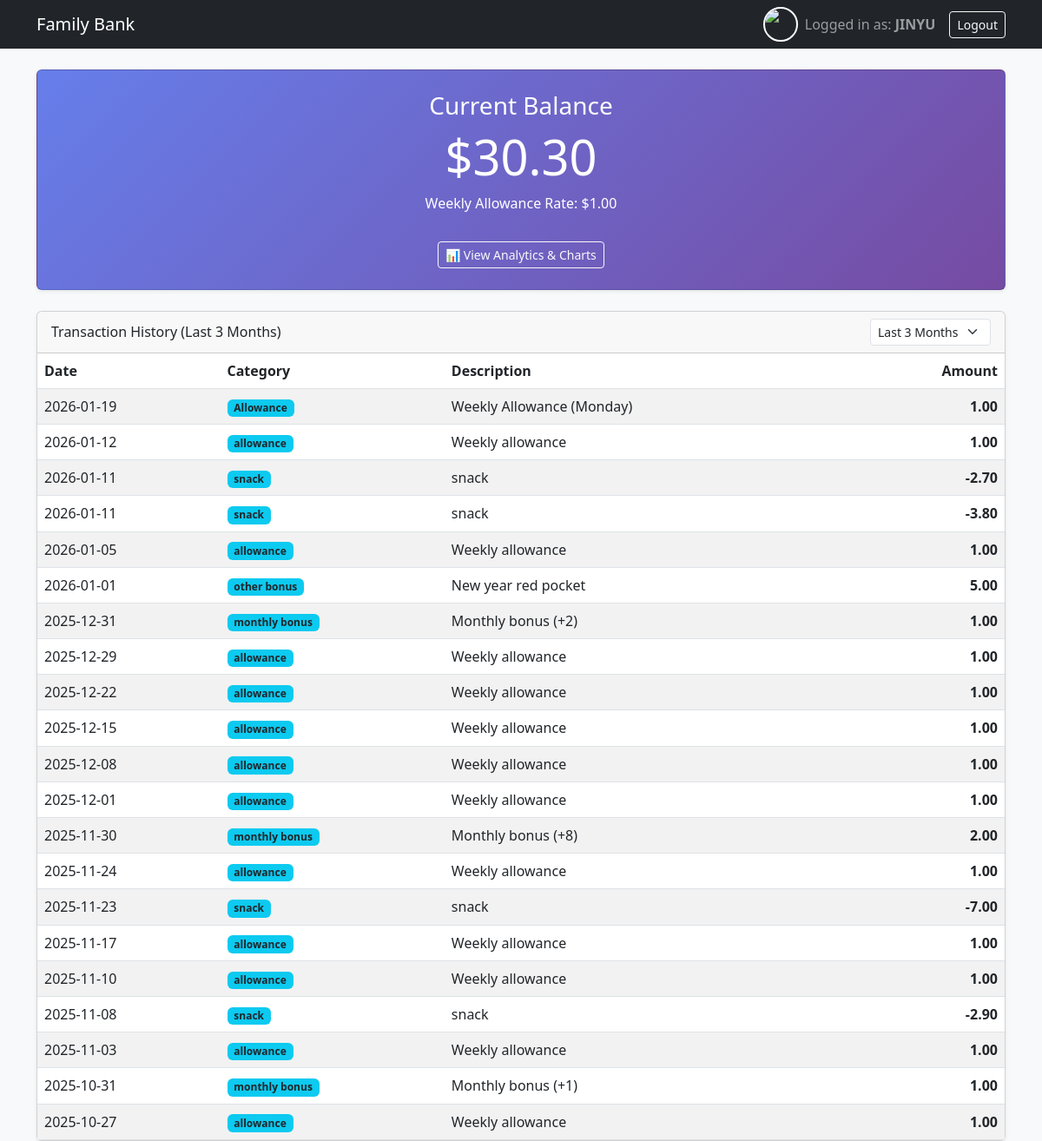
/ (signed in), run on an earlier commit of the app's database.
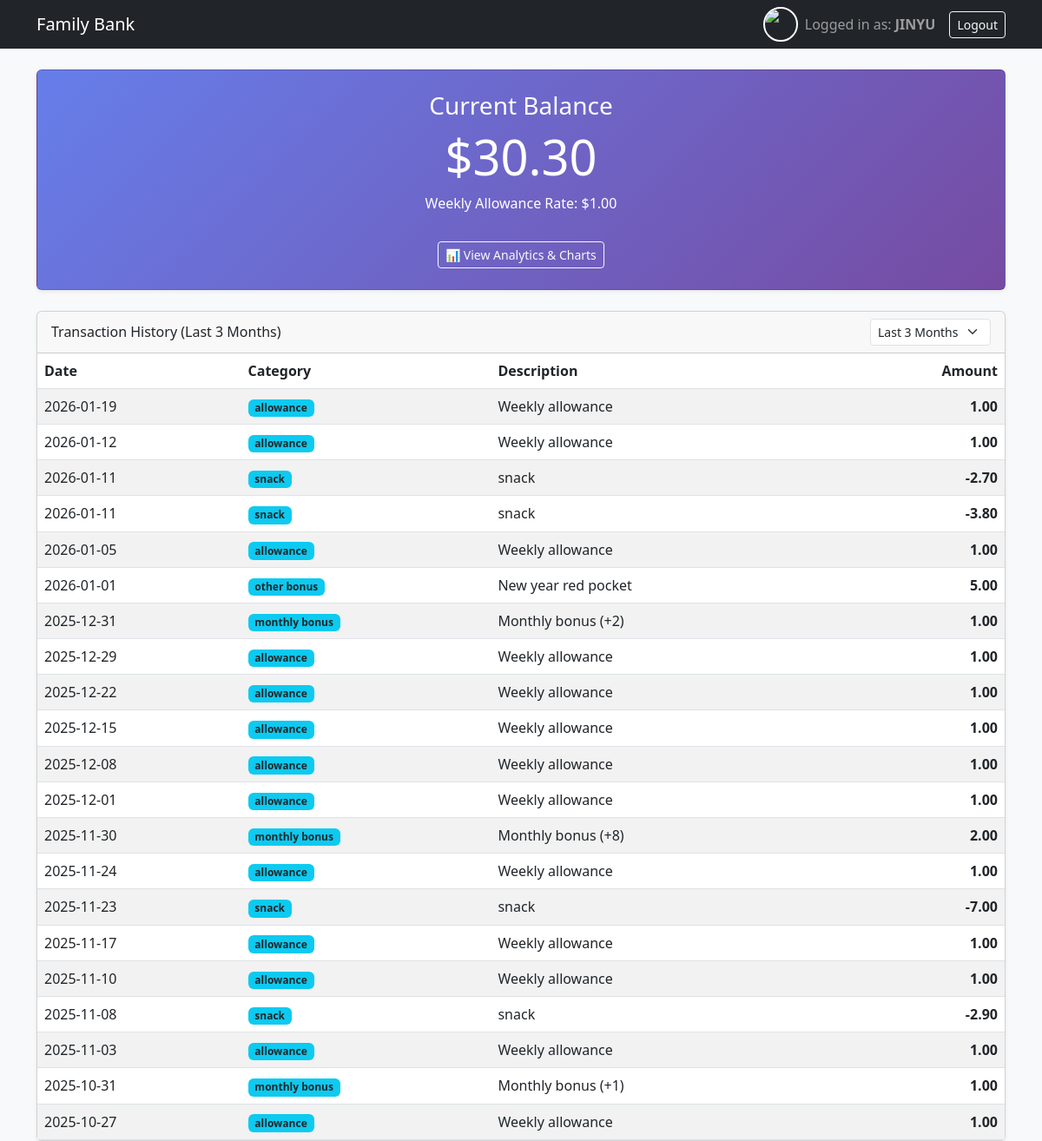
And on a later commit of the database.
### models.py (models this page shows)
class User(UserMixin, db.Model):
    id = db.Column(db.Integer, primary_key=True)
    username = db.Column(db.String(80), unique=True, nullable=False)
    password = db.Column(db.String(128))
    role = db.Column(db.String(20), default='user') # 'admin' or 'user'
    weekly_allowance_amount = db.Column(db.Float, default=10.0)
    last_allowance_date = db.Column(db.DateTime, default=datetime.utcnow)
    transactions = db.relationship('Transaction', backref='user', lazy=True)

class Transaction(db.Model):
    id = db.Column(db.Integer, primary_key=True)
    date = db.Column(db.DateTime, default=datetime.utcnow)
    amount = db.Column(db.Float, nullable=False) # Negative for spend, Positive for earn
    description = db.Column(db.String(200)) # The "Note"
    category = db.Column(db.String(50), default='Others') # Default category
    user_id = db.Column(db.Integer, db.ForeignKey('user.id'), nullable=False)

### app.py (the view)
@app.route('/', methods=['GET', 'POST'])
@login_required
def index():
    target_user = current_user
    if current_user.role == 'admin':
        son = User.query.filter_by(role='user').first()
        if son:
            update_allowance(son)
            target_user = son
    else:
        update_allowance(current_user)
    balance = get_balance(target_user)
    dates = db.session.query(Transaction.date).filter_by(user_id=target_user.id).all()
    available_months = sorted(list(set([d[0].strftime('%Y-%m') for d in dates])), reverse=True)
    selected_month = request.args.get('month')
    query = Transaction.query.filter_by(user_id=target_user.id)
    if selected_month and selected_month != 'recent':
        year, month = map(int, selected_month.split('-'))
        query = query.filter(db.extract('year', Transaction.date) == year,
                             db.extract('month', Transaction.date) == month)
        view_title = f"History for {selected_month}"
    else:
        three_months_ago = datetime.utcnow() - timedelta(days=90)
        query = query.filter(Transaction.date >= three_months_ago)
        view_title = "Last 3 Months"
        selected_month = 'recent'
    transactions = query.order_by(Transaction.date.desc()).all()
    return render_template('dashboard.html',
                           user=current_user,
                           target_user=target_user,
                           balance=balance,
                           transactions=transactions,
                           available_months=available_months,
                           selected_month=selected_month,
                           view_title=view_title)

### app.py (called while the page is built, shortened)
@login_manager.user_loader
def load_user(user_id):
    return User.query.get(int(user_id))

def get_balance(user):
    transactions = Transaction.query.filter_by(user_id=user.id).all()
    return sum(t.amount for t in transactions)

def update_allowance(user):
    if user.role != 'user': return
    last_date = user.last_allowance_date
    if not last_date:
        user.last_allowance_date = datetime.utcnow()
        db.session.commit()
        return
    today = datetime.utcnow()
    cursor_date = last_date + timedelta(days=1)
    while cursor_date.weekday() != 0:
        cursor_date += timedelta(days=1)
    updates_made = False
    if updates_made:
        db.session.commit()
        flash("System updated missed weekly allowances.")

### templates/dashboard.html (shortened to what this page needs)
<!DOCTYPE html>
<html lang="en">
<head>
    <link href="https://cdn.jsdelivr.net/npm/bootstrap@5.3.0/dist/css/bootstrap.min.css" rel="stylesheet">
</head>
<body class="bg-light">
<nav class="navbar navbar-dark bg-dark">
    <div class="container">
        <a class="navbar-brand" href="#">Family Bank</a>
        <div class="d-flex align-items-center">
            <img src="{{ url_for('static', filename='profile.jpg') }}"
                 alt="Profile"
                 class="rounded-circle border border-2 border-white me-2"
                 style="width: 40px; height: 40px; object-fit: cover;">
            <span class="navbar-text me-3">
                Logged in as: <strong>{{ user.username }}</strong>
            </span>
            <a href="{{ url_for('logout') }}" class="btn btn-outline-light btn-sm">Logout</a>
        </div>
    </div>
</nav>
<div class="container mt-4">
    <div class="row mb-4">
        <div class="col-md-12">
            <div class="card balance-card p-4 shadow-sm text-center">
                <h3>Current Balance</h3>
                <h1 class="display-4">${{ "%.2f"|format(balance) }}</h1>
                <p>Weekly Allowance Rate: ${{ "%.2f"|format(target_user.weekly_allowance_amount) }}</p>
                <div class="mt-3">
                    <a href="{{ url_for('analytics') }}" class="btn btn-outline-light btn-sm">
                        📊 View Analytics & Charts
                    </a>
                </div>
            </div>
        </div>
    </div>
    <div class="card shadow-sm">
        <div class="card-header d-flex justify-content-between align-items-center">
            <span>Transaction History ({{ view_title }})</span>
            <form action="{{ url_for('index') }}" method="GET" class="d-flex">
                <select name="month" class="form-select form-select-sm" onchange="this.form.submit()">
                    <option value="recent" {% if selected_month == 'recent' %}selected{% endif %}>Last 3 Months</option>
                </select>
            </form>
        </div>
        <table class="table table-striped mb-0">
            <thead>
                <tr>
                    <th>Date</th>
                    <th>Category</th>
                    <th>Description</th>
                    <th class="text-end">Amount</th>
                </tr>
            </thead>
            <tbody>
                {% for t in transactions %}
                <tr>
                    <td>{{ t.date.strftime('%Y-%m-%d') }}</td>
                    <td><span class="badge bg-info text-dark">{{ t.category }}</span></td>
                    <td>{{ t.description }}</td>
                    <td class="text-end {{ 'positive' if t.amount > 0 else 'negative' }}">
                        {{ "%.2f"|format(t.amount) }}
                    </td>
                </tr>
                {% endfor %}
            </tbody>
        </table>
    </div>
</div>
</body>
</html>

### templates/dashboard.html (style rules this page uses)
.balance-card { background: linear-gradient(135deg, #667eea 0%, #764ba2 100%); color: white; }
.positive { color: green; font-weight: bold; }
.negative { color: red; font-weight: bold; }

What changed in the data, as far as the page shows it:
removed Transaction: date "2026-01-19", category "Allowance", description "Weekly Allowance (Monday)", amount "1.00"
added Transaction: date "2026-01-19", category "allowance", description "Weekly allowance", amount "1.00"
